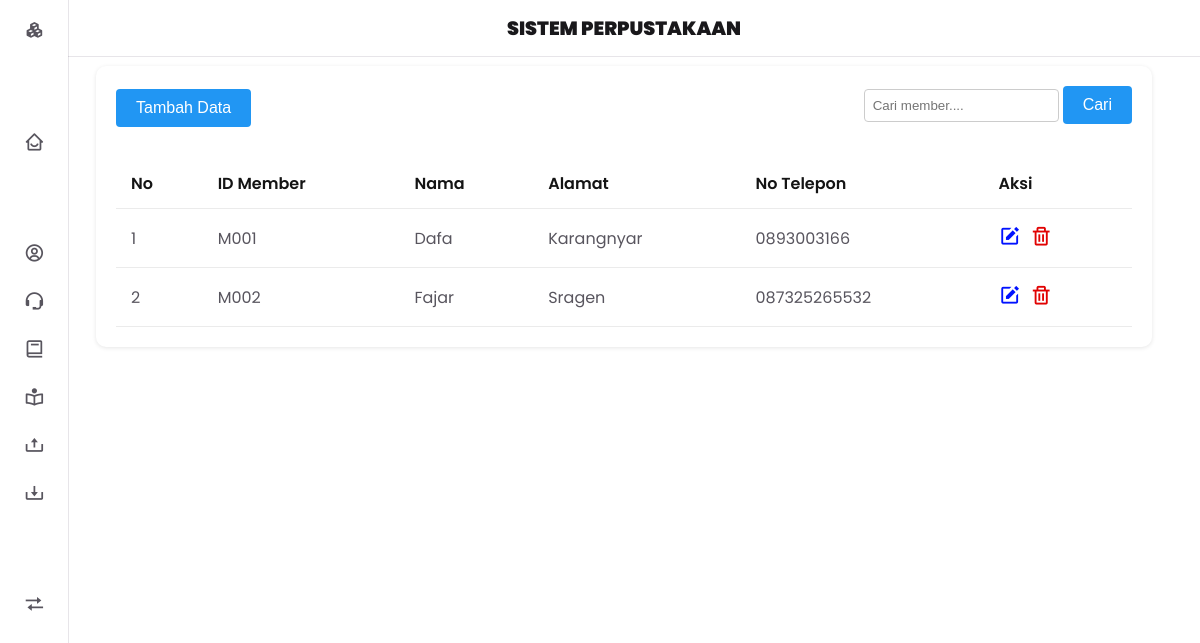
The page /public/member on the database its author committed.
### tables this page shows
CREATE TABLE `member` (
  `id_member` varchar(20) NOT NULL,
  `nama_member` varchar(100) DEFAULT NULL,
  `alamat_member` varchar(255) DEFAULT NULL,
  `telp_member` varchar(15) DEFAULT NULL
);

### app/core/Controller.php (called while the page is built, shortened)
<?php
class Controller{
    public function view($view, $data =[])
    {
        require_once '../app/views/'. $view . '.php';
    }
    public function model($model)
    {
        return new $model;
    }
}

### app/controllers/Member.php (called while the page is built, shortened)
<?php
class Member extends Controller{
    public function index()
    {
        $data['judul'] = 'Data Member';
        $data['mmbr'] = $this->model('Member_model')->getAllMember();
        $this->view('member/index', $data);
    }
}

### app/core/App.php (called while the page is built, shortened)
<?php
class App{
    protected $method = 'index';
    protected $params = [];
    public function __construct()
    {
        $this->controller = new $this->controller;
        call_user_func_array([$this->controller, $this->method], $this->params);
    }
}

### public/index.php (called while the page is built, shortened)
<?php
$app = new App;

### app/core/Database.php (called while the page is built, shortened)
<?php
class Database{
    private $host = DB_HOST;
    private $user = DB_USER;
    private $pass = DB_PASS;
    private $db_name = DB_NAME;
    private $dbh;
    private $stmt;
    public function __construct()
    {
        $dsn = 'mysql:host=' . $this->host. ';dbname=' . $this->db_name ;
        $option = [
            PDO::ATTR_PERSISTENT => true,
            PDO::ATTR_ERRMODE => PDO::ERRMODE_EXCEPTION
        ];
        try{
            $this->dbh = new PDO($dsn, $this->user, $this->pass, $option);
        }catch(PDOException $e){
            die($e->getMessage());
        }
    }
    public function query($query)
    {
        $this->stmt = $this->dbh->prepare($query);
    }
    public function execute()
    {
        $this->stmt->execute();
    }
    public function resultSet()
    {
        $this->execute();
        return $this->stmt->fetchAll(PDO::FETCH_ASSOC);
    }
}

### app/models/Member_model.php (called while the page is built, shortened)
<?php
class Member_model{
    private $table = 'member';
    private $db;
    public function __construct()
    {
        $this->db = new Database;
    }
    public function getAllMember()
    {
        $this->db->query('SELECT * FROM ' . $this->table);
        return $this->db->resultSet();
    }
}

### app/views/member/index.php (the view)
<div class="main__container">
  <div class="table-container">
    <div class="button-container">
      <div class="left-button">
        <button onclick="window.location.href='<?=BASEURL;?>/member/add'" class="add-button">Tambah Data</button>
      </div>
      <form method="POST" action="">
        <div class="right-container">
          <input type="text" class="search-input" placeholder="Cari member...." name="filter">
          <button type="submit" name="search" class="search-button">Cari</button>
        </div>
      </form>
    </div>
    <table class="table">
      <thead>
        <tr>
          <th>No</th>
          <th>ID Member</th>
          <th>Nama</th>
          <th>Alamat</th>
          <th>No Telepon</th>
          <th>Aksi</th>
        </tr>
      </thead>
      <?php
      $no = 1;
      foreach($data['mmbr'] as $mmbr):
      ?>
      <tbody>
          <td><?= $no++; ?></td>
          <td><?= $mmbr['id_member']; ?></td>
          <td><?= $mmbr['nama_member']; ?></td>
          <td><?= $mmbr['alamat_member']; ?></td>
          <td><?= $mmbr['telp_member']; ?></td>
          <td>
            <a href="<?= BASEURL;?>/member/edit/<?= $mmbr['id_member']; ?>" class="edit-button"><i class='bx bxs-edit'></i></a>
            <a href="<?= BASEURL; ?>/member/hapus/<?=$mmbr['id_member'];?>" onclick="return confirm('Yakin Menghapus buku?')" class="delete-button"><i class='bx bx-trash' ></i></a>
          </td>
      </tbody>
      <?php endforeach; ?>
    </table>
  </div>
</div>

### public/css/style.css (style rules this page uses)
:root { --header-height: 3.5rem; --nav-width: 219px; --first-color: #6923d0; --frist-color-light: #f4f0fa; --title-color: #19181b; --text-color: #58555e; --text-color-light: #a5a1aa; --body-color: #ffffff; --container-color: #fff; --card-body-color: rgb(255, 255, 255); --body-font: 'Poppins', sans-serif; --big-font-size: 1.2rem; --normal-font-size: 0.938rem; --small-font-size: 0.75rem; --smaller-font-size: 0.75rem; --font-big: 900; --font-medium: 500; --font-semi-bold: 600; --z-fixed: 100; }
body { align-items: center; justify-content: center; margin: 50 0 0 0; padding: 1rem 1rem 0; font-family: var(--body-font); font-size: var(--normal-font-size); background-color: var(--body-color); color: var(--text-color); }
a { text-decoration: none; }
@media screen and (min-width: 780px) { body { padding: 1rem 3rem 0 6rem; } }
.table-container { background-color: #fff; border-radius: 10px; box-shadow: 0 1px 4px rgba(0, 0, 0, 0.1); padding: 20px; overflow-x: auto; }
.table { width: 100%; border-collapse: collapse; }
.table th, .table td { padding: 12px 15px; text-align: left; border-bottom: 1px solid #ebebeb; }
.table th { font-weight: 600; color: #141414; }
.edit-button, .delete-button { font-size: 1.4rem; color: #0112ff; }
.delete-button { padding-left: 15; margin-right: 5px; color: rgb(225, 2, 2); }
.edit-button { margin-right: -10px; }
.button-container { display: flex; flex-wrap: wrap; justify-content: space-between; align-items: center; margin-bottom: 20px; }
.left-button { flex: 1; margin-bottom: 10px; }
.search-input { margin-left: 10px; padding: 8px; border: 1px solid #ccc; border-radius: 4px; }
.search-button, .add-button { padding: 10px 20px; font-size: 16px; background-color: #2196f3; color: #fff; border: none; border-radius: 4px; cursor: pointer; }

### rows shown on the page
member: id_member "M001", nama_member "Dafa", alamat_member "Karangnyar", telp_member "0893003166"
member: id_member "M002", nama_member "Fajar", alamat_member "Sragen", telp_member "087325265532"
